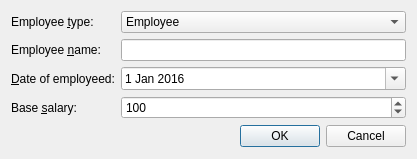
<?xml version="1.0" encoding="UTF-8"?>
<ui version="4.0">
 <class>AddEmployeeDialog</class>
 <widget class="QDialog" name="AddEmployeeDialog">
  <property name="geometry">
   <rect>
    <x>0</x>
    <y>0</y>
    <width>417</width>
    <height>159</height>
   </rect>
  </property>
  <property name="windowTitle">
   <string>Dialog</string>
  </property>
  <layout class="QGridLayout" name="gridLayout">
   <item row="0" column="0">
    <widget class="QLabel" name="lblType">
     <property name="text">
      <string>Employee &amp;type:</string>
     </property>
     <property name="buddy">
      <cstring>cbType</cstring>
     </property>
    </widget>
   </item>
   <item row="0" column="1">
    <widget class="QComboBox" name="cbType">
     <item>
      <property name="text">
       <string>Employee</string>
      </property>
     </item>
     <item>
      <property name="text">
       <string>Manager</string>
      </property>
     </item>
     <item>
      <property name="text">
       <string>Sales</string>
      </property>
     </item>
    </widget>
   </item>
   <item row="1" column="0">
    <widget class="QLabel" name="lblName">
     <property name="text">
      <string>Employee &amp;name:</string>
     </property>
     <property name="buddy">
      <cstring>leName</cstring>
     </property>
    </widget>
   </item>
   <item row="1" column="1">
    <widget class="QLineEdit" name="leName"/>
   </item>
   <item row="2" column="0">
    <widget class="QLabel" name="lblDate">
     <property name="text">
      <string>&amp;Date of employeed:</string>
     </property>
     <property name="buddy">
      <cstring>deDateOfEmployed</cstring>
     </property>
    </widget>
   </item>
   <item row="2" column="1">
    <widget class="QDateEdit" name="deDateOfEmployed">
     <property name="calendarPopup">
      <bool>true</bool>
     </property>
     <property name="date">
      <date>
       <year>2016</year>
       <month>1</month>
       <day>1</day>
      </date>
     </property>
    </widget>
   </item>
   <item row="3" column="0">
    <widget class="QLabel" name="lblSalary">
     <property name="text">
      <string>Base &amp;salary:</string>
     </property>
     <property name="buddy">
      <cstring>sbBaseSalary</cstring>
     </property>
    </widget>
   </item>
   <item row="3" column="1">
    <widget class="QSpinBox" name="sbBaseSalary">
     <property name="minimum">
      <number>0</number>
     </property>
     <property name="maximum">
      <number>99999999</number>
     </property>
     <property name="value">
      <number>100</number>
     </property>
    </widget>
   </item>
   <item row="4" column="0" colspan="2">
    <widget class="QDialogButtonBox" name="buttonBox">
     <property name="orientation">
      <enum>Qt::Horizontal</enum>
     </property>
     <property name="standardButtons">
      <set>QDialogButtonBox::Cancel|QDialogButtonBox::Ok</set>
     </property>
    </widget>
   </item>
  </layout>
 </widget>
 <resources/>
 <connections>
  <connection>
   <sender>buttonBox</sender>
   <signal>accepted()</signal>
   <receiver>AddEmployeeDialog</receiver>
   <slot>accept()</slot>
   <hints>
    <hint type="sourcelabel">
     <x>227</x>
     <y>141</y>
    </hint>
    <hint type="destinationlabel">
     <x>157</x>
     <y>158</y>
    </hint>
   </hints>
  </connection>
  <connection>
   <sender>buttonBox</sender>
   <signal>rejected()</signal>
   <receiver>AddEmployeeDialog</receiver>
   <slot>reject()</slot>
   <hints>
    <hint type="sourcelabel">
     <x>295</x>
     <y>147</y>
    </hint>
    <hint type="destinationlabel">
     <x>286</x>
     <y>158</y>
    </hint>
   </hints>
  </connection>
 </connections>
</ui>
